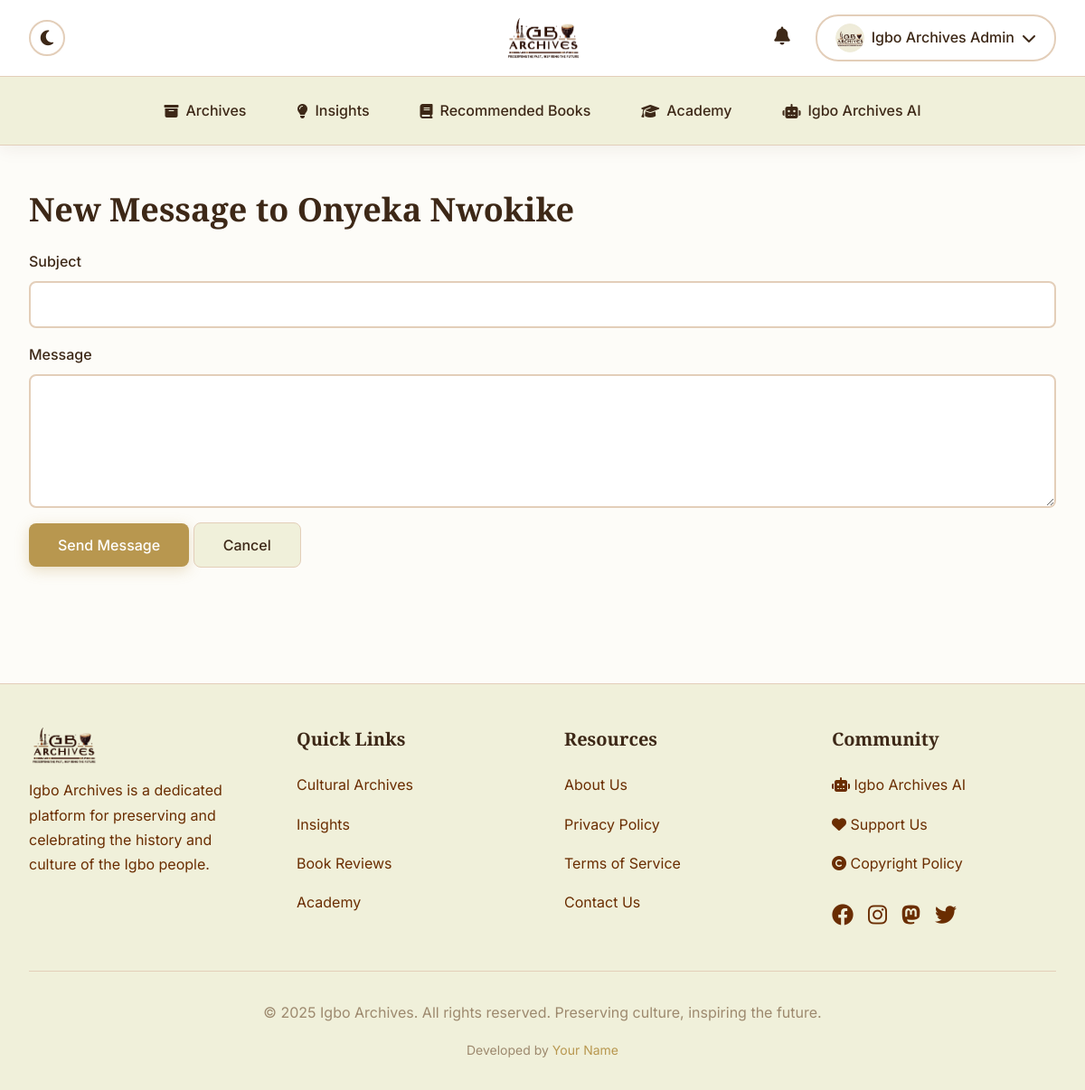
Page /profile/messages/compose/nwokikeonyeka/ (signed in) on the committed database.
### users/models.py (models this page shows, shortened)
class CustomUser(AbstractUser):
    full_name = models.CharField(max_length=200, blank=True)
    bio = models.TextField(blank=True)
    profile_picture = models.ImageField(upload_to='profile_pictures/', blank=True, null=True)
    social_links = models.JSONField(default=dict, blank=True)
    def get_display_name(self):
        return self.full_name or (self.email.split('@')[0] if self.email else self.username)

### users/views.py (the view, shortened to what this page needs)
# urls.py: path('messages/compose/<str:username>/', views.compose_message, name='compose'),
@login_required
def compose_message(request, username):
    recipient = get_object_or_404(User, username=username)
    return render(request, 'users/compose.html', {'recipient': recipient})

### core/context_processors.py (called while the page is built)
def pwa_settings(request):
    return {
        'VAPID_PUBLIC_KEY': getattr(settings, 'VAPID_PUBLIC_KEY', ''),
    }

def monetization_settings(request):
    return {
        'ENABLE_ADSENSE': getattr(settings, 'ENABLE_ADSENSE', False),
        'GOOGLE_ADSENSE_CLIENT_ID': getattr(settings, 'GOOGLE_ADSENSE_CLIENT_ID', ''),
        'ENABLE_DONATIONS': getattr(settings, 'ENABLE_DONATIONS', False),
        'STRIPE_PUBLIC_KEY': getattr(settings, 'STRIPE_PUBLIC_KEY', ''),
    }

### users/templates/users/compose.html (shortened to what this page needs)
{% extends 'base.html' %}
{% block content %}
<h2>New Message to {{ recipient.get_display_name }}</h2>
<form method="post">
    <div class="mb-3">
        <label for="subject" class="form-label">Subject</label>
        <input type="text" class="form-control" id="subject" name="subject" required>
    </div>
    <div class="mb-3">
        <label for="content" class="form-label">Message</label>
        <textarea name="content" class="form-control" id="content" rows="5" required></textarea>
    </div>
    <button type="submit" class="btn btn-primary">Send Message</button>
    <a href="{% url 'users:inbox' %}" class="btn btn-secondary">Cancel</a>
</form>
{% endblock %}

### core/templates/base.html (shortened to what this page needs)
{% load static %}
{% load pwa %}
<!DOCTYPE html>
<html lang="en">
<head>
    <link href="https://cdn.jsdelivr.net/npm/bootstrap@5.3.0/dist/css/bootstrap.min.css" rel="stylesheet">
    <link rel="stylesheet" href="https://cdnjs.cloudflare.com/ajax/libs/font-awesome/6.4.0/css/all.min.css">
    <link rel="stylesheet" href="{% static 'css/style.css' %}">
    <link rel="stylesheet" href="{% static 'css/notifications.css' %}">
</head>
<body>
    <div class="sticky-header-wrapper">
        <header class="main-header">
            <div class="header-container">
                <button class="dark-mode-toggle" aria-label="Toggle dark mode" id="darkModeToggle">
                    <i class="fas fa-moon"></i>
                </button>
                <a class="logo-container" href="/">
                    <img src="{% static 'images/logos/logo-light.png' %}" alt="Igbo Archives" class="logo-image logo-light">
                </a>
                <div class="user-menu">
                    {% if user.is_authenticated %}
                        <div class="notification-bell-container">
                            <button class="notification-bell" id="notificationBell" aria-label="Notifications">
                                <i class="fas fa-bell"></i>
                            </button>
                        </div>
                        <button class="profile-button" id="profileButton">
                            {% if user.profile_picture %}
                            <div class="profile-icon profile-icon-image">
                                <img src="{{ user.profile_picture.url }}" alt="{{ user.get_display_name }}">
                            </div>
                            {% else %}
                            <div class="profile-icon">{{ user.get_display_name|slice:":1"|upper }}</div>
                            {% endif %}
                            <span class="d-none d-sm-inline">{{ user.get_display_name }}</span>
                            <i class="fas fa-chevron-down"></i>
                        </button>
                    {% else %}
                        <a href="/accounts/login/" class="login-button">
                            <i class="fas fa-sign-in-alt"></i> Login
                        </a>
                    {% endif %}
                </div>
            </div>
        </header>
        <nav class="desktop-nav">
            <div class="nav-container">
                <a href="/archives/" class="nav-link {% if request.path == '/archives/' or request.path == '/' %}active{% endif %}">
                    <i class="fas fa-archive"></i> Archives
                </a>
                <a href="/insights/" class="nav-link {% if '/insights/' in request.path %}active{% endif %}">
                    <i class="fas fa-lightbulb"></i> Insights
                </a>
                <a href="/books/" class="nav-link {% if '/books/' in request.path %}active{% endif %}">
                    <i class="fas fa-book"></i> Recommended Books
                </a>
                <a href="/academy/" class="nav-link {% if '/academy/' in request.path %}active{% endif %}">
                    <i class="fas fa-graduation-cap"></i> Academy
                </a>
                <a href="https://ai.igboarchives.com.ng" class="nav-link" target="_blank" rel="noopener noreferrer">
                    <i class="fas fa-robot"></i> Igbo Archives AI
                </a>
            </div>
        </nav>
    </div>
    <main class="container-main">
        {% block content %}
        {% endblock %}
    </main>
    <footer class="main-footer">
        <div class="footer-container">
            <div class="footer-grid">
                <div class="footer-section">
                    <div style="margin-bottom: 1rem;">
                        <img src="{% static 'images/logos/logo-light.png' %}" alt="Igbo Archives" class="logo-image logo-light" style="height: 40px; width: auto;">
                    </div>
                    <p style="color: var(--text-secondary); line-height: 1.7;">
                        Igbo Archives is a dedicated platform for preserving and celebrating the history and culture of the Igbo people.
                    </p>
                </div>
                <div class="footer-section">
                    <h3>Quick Links</h3>
                    <a href="/archives/" class="footer-link">Cultural Archives</a>
                    <a href="/insights/" class="footer-link">Insights</a>
                    <a href="/books/" class="footer-link">Book Reviews</a>
                    <a href="/academy/" class="footer-link">Academy</a>
                </div>
                <div class="footer-section">
                    <h3>Resources</h3>
                    <a href="/about/" class="footer-link">About Us</a>
                    <a href="/privacy/" class="footer-link">Privacy Policy</a>
                    <a href="/terms/" class="footer-link">Terms of Service</a>
                    <a href="/contact/" class="footer-link">Contact Us</a>
                </div>
                <div class="footer-section">
                    <h3>Community</h3>
                    <a href="https://ai.igboarchives.com.ng" class="footer-link" target="_blank" rel="noopener noreferrer">
                        <i class="fas fa-robot"></i> Igbo Archives AI
                    </a>
                    <a href="/donate/" class="footer-link">
                        <i class="fas fa-heart"></i> Support Us
                    </a>
                    <a href="/copyright/" class="footer-link">
                        <i class="fas fa-copyright"></i> Copyright Policy
                    </a>
                    <div class="footer-link" style="display: flex; align-items: center; gap: 1rem; padding: 0.5rem 0; margin-top: 0.5rem;">
                        <a href="https://www.facebook.com/IgboArchives/" target="_blank" rel="noopener noreferrer" style="color: var(--text-secondary); font-size: 1.5rem; transition: color 0.2s;">
                            <i class="fab fa-facebook"></i>
                        </a>
                        <a href="https://www.instagram.com/IgboArchives.com.ng/" target="_blank" rel="noopener noreferrer" style="color: var(--text-secondary); font-size: 1.5rem; transition: color 0.2s;">
                            <i class="fab fa-instagram"></i>
                        </a>
                        <a href="https://mastodon.social/@Igbo_Archives" target="_blank" rel="noopener noreferrer" style="color: var(--text-secondary); font-size: 1.5rem; transition: color 0.2s;">
                            <i class="fab fa-mastodon"></i>
                        </a>
                        <a href="https://twitter.com/IgboArchives" target="_blank" rel="noopener noreferrer" style="color: var(--text-secondary); font-size: 1.5rem; transition: color 0.2s;">
                            <i class="fab fa-twitter"></i>
                        </a>
                    </div>
                </div>
            </div>
            <div class="footer-bottom">
                <p>&copy; 2025 Igbo Archives. All rights reserved. Preserving culture, inspiring the future.</p>
                <p style="margin-top: 0.5rem; font-size: 0.875rem; color: var(--text-muted);">
                    Developed by <a href="https://github.com/yourusername" target="_blank" rel="noopener noreferrer" style="color: var(--vintage-gold); text-decoration: none;">Your Name</a>
                </p>
            </div>
        </div>
    </footer>
</body>
</html>

### core/static/css/notifications.css (style rules this page uses)
.notification-bell { position: relative; cursor: pointer; padding: 8px 12px; background: transparent; border: none; transition: all 0.2s; }
.notification-bell i { font-size: 1.25rem; color: var(--text-primary); }

### rows in the picture
CustomUser: profile_picture (picture), get_display_name "Igbo Archives Admin"
CustomUser: get_display_name "Onyeka Nwokike"
